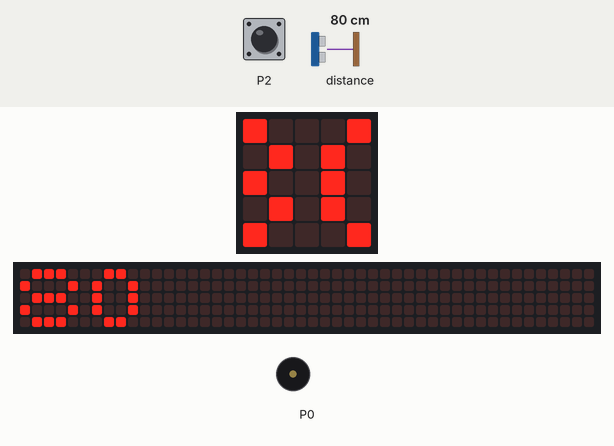
Bench run of a program on a simulated BBC micro:bit (MakeCode). Parts: the board's 5×5 LED display, a strip that is not on the board, showing the scrolling text unrolled, buzzer (waves = sounding). The inputs (shaded band) are chosen by the test bench; at power-on: distance to the obstacle 80 cm, P2 LOW. The echo pulse lasts 58.3 µs per cm; the 48×5 strip is a reading aid, not a part: it shows the text the display is scrolling, unrolled, one strip-width of it at a time.

Above: at 1.28 s.
1.3 s: distance to the obstacle set to 35 cm
At 2.93 s:
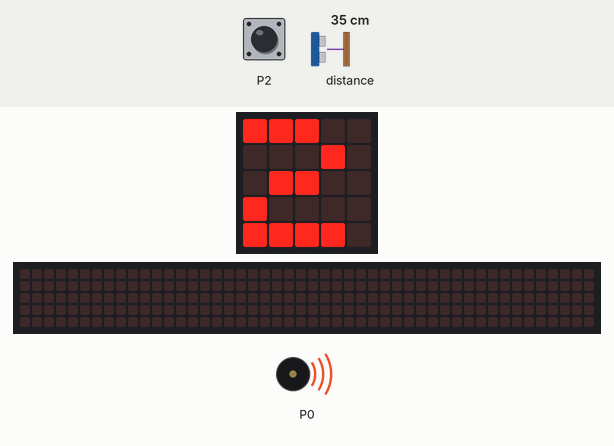
At 3.53 s:
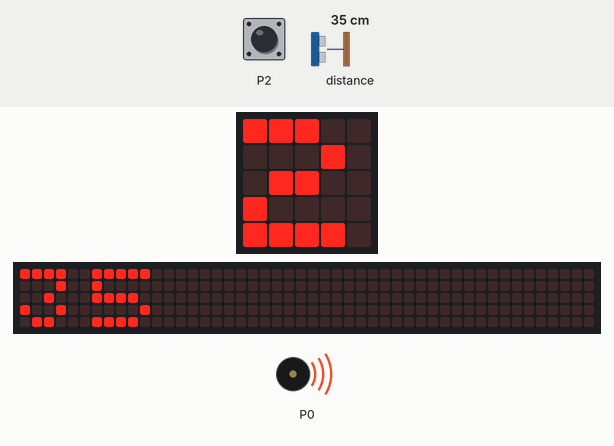
4.2 s: P2 pulled HIGH for 0.15 s
At 6.24 s:
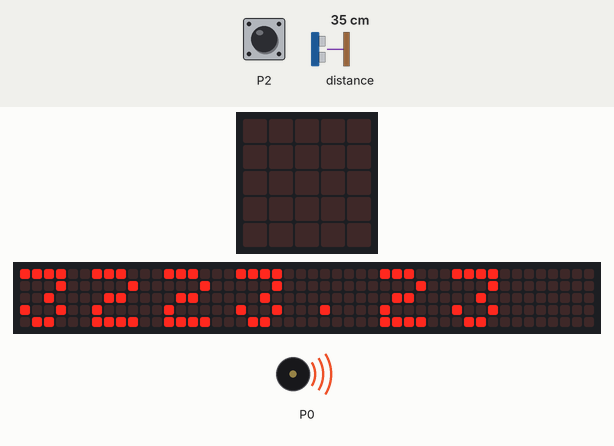
Timing chart, 0 to 10.9 s (numbered marks = the images above; inputs shaded):
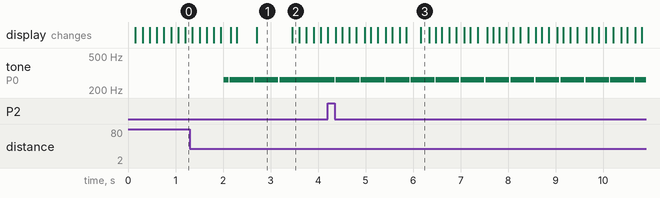

The program:

main.ts
```typescript
let cm = 0
//
//
// 초음파센서를 사용해서 돌아오는 시간을 확인하고 거리를 잼
//
// *키재거나
// *거리
//
// *ctrl+z 블록 삭제시
// 다시 돌아옴
basic.forever(function () {
    pins.digitalWritePin(DigitalPin.P1, 0)
    basic.pause(2)
    pins.digitalWritePin(DigitalPin.P1, 1)
    basic.pause(10)
    pins.digitalWritePin(DigitalPin.P1, 0)
    cm = pins.map(
    pins.pulseIn(DigitalPin.P2, PulseValue.High),
    0,
    46473,
    2,
    1000
    )
    basic.showNumber(cm)
})
// 확장->sonar 추가하면
// 초음파센서와 관련된 블록 사용가능
basic.forever(function () {
    cm = sonar.ping(
    DigitalPin.P1,
    DigitalPin.P2,
    PingUnit.Centimeters
    )
    basic.pause(100)
})
// 수출력
basic.forever(function () {
    basic.showNumber(cm)
})
// 거리 숫자나오면서
// 값에 따라 소리출력
//
// 소리는 p0
basic.forever(function () {
    if (cm < 10) {
        music.playTone(262, 100)
    } else if (cm >= 10 && cm < 30) {
        music.playTone(262, 200)
    } else if (cm >= 31 && cm < 70) {
        music.playTone(262, 500)
    } else {
        music.stopAllSounds()
        music.stopMelody(MelodyStopOptions.All)
    }
})
```

test.ts
```typescript
// 테스트는 여기로 이동합니다; 이 패키지가 확장으로 사용될 때 컴파일되지 않을 것 입니다.
```

Measured:
- by itself, tone on P0: alternates 262 Hz for 0.50 s and silent for 0.03 s
- what the display in image 1 shows lasts 0.8 s, from 2.7 s to 3.5 s
